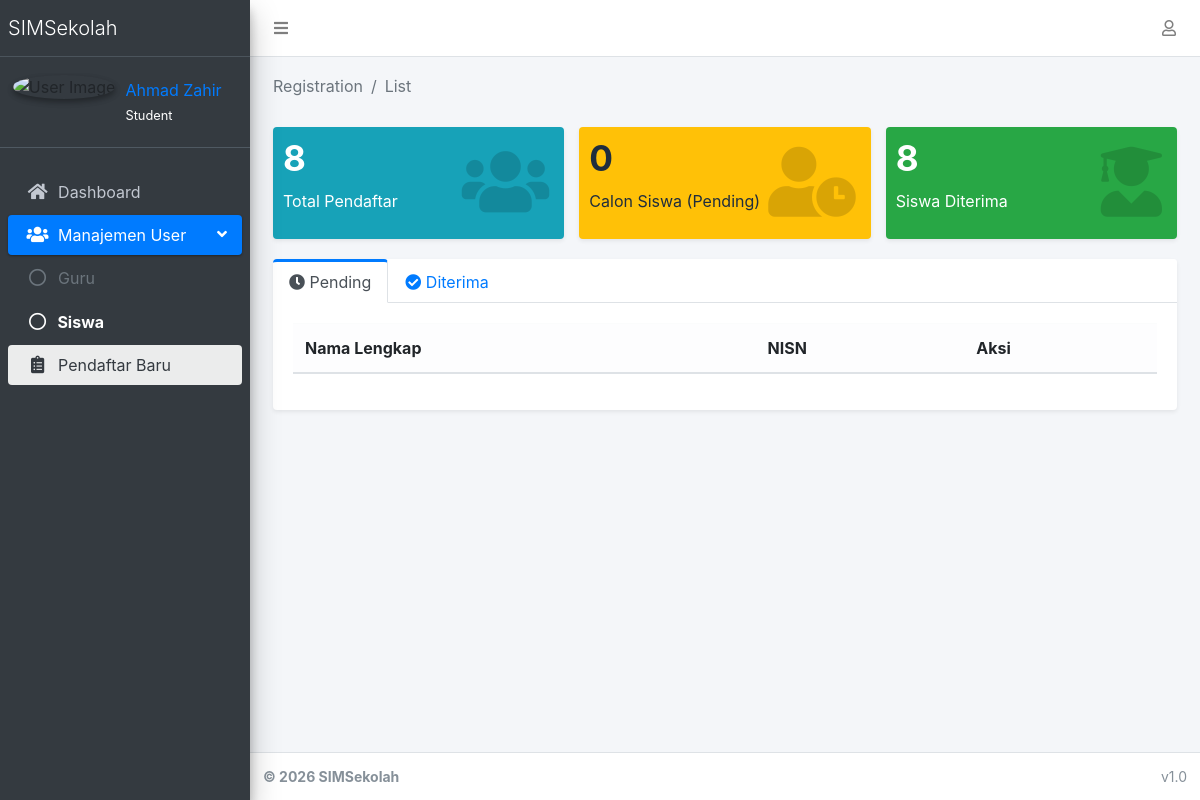
The page /students/registrations/ (signed in) on the database as committed earlier.
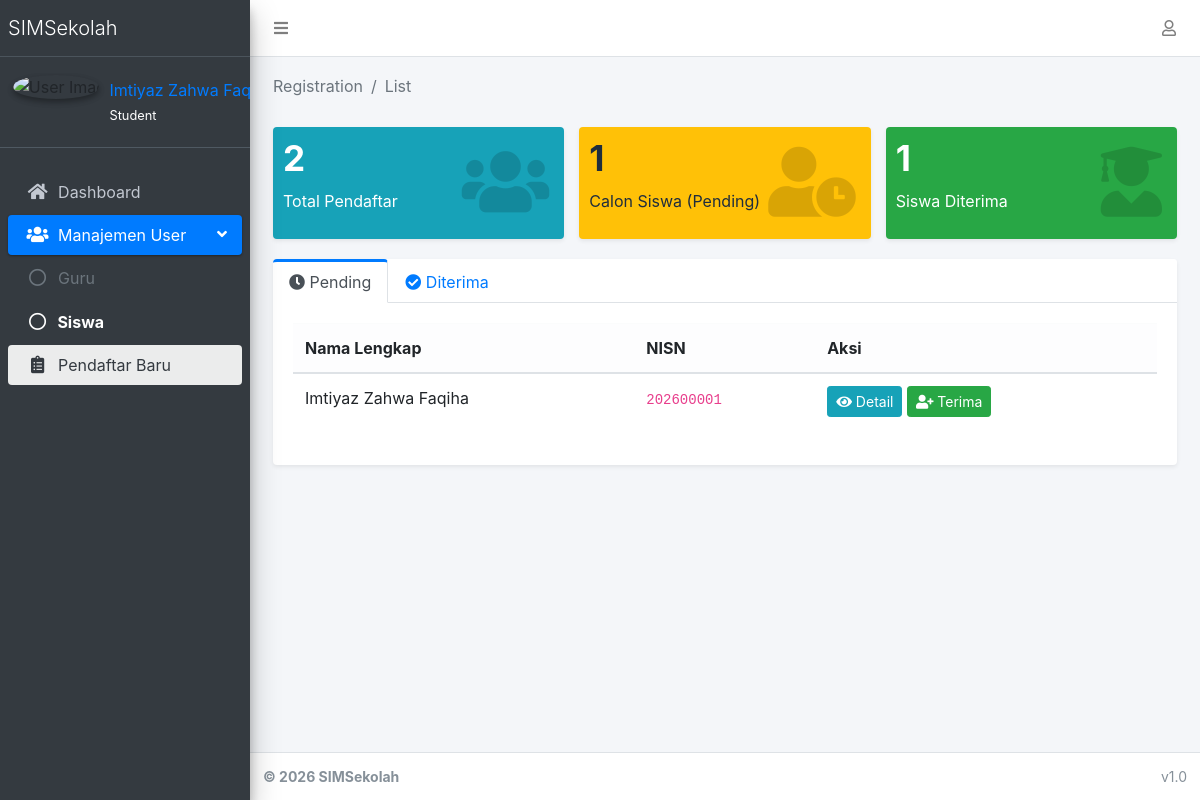
The same page on the database as committed later.
### apps/accounts/models.py (models this page shows, shortened)
class UserProfile(models.Model):
    GENDER_CHOICES = (
        ('L', 'Laki-laki'),
        ('P', 'Perempuan'),
    )
    user = models.OneToOneField(User, on_delete=models.CASCADE)
    nama_lengkap = models.CharField(max_length=150, blank=True)
    nik = models.CharField(max_length=16, blank=True)
    jenis_kelamin = models.CharField(max_length=1, choices=GENDER_CHOICES, blank=True)
    tempat_lahir = models.CharField(max_length=100, blank=True)
    tanggal_lahir = models.DateField(null=True, blank=True)
    nama_ibu_kandung = models.CharField(max_length=150, blank=True)
    nama_sekolah = models.CharField(max_length=200, blank=True)
    npsn = models.CharField(max_length=20, blank=True)
    alamat_sekolah = models.TextField(blank=True)
    email_unit_kerja = models.EmailField(blank=True)
    alamat_rumah = models.TextField(blank=True)
    no_hp = models.CharField(max_length=20, blank=True)
    email_pribadi = models.EmailField(blank=True)
    pendidikan_terakhir = models.CharField(max_length=100, blank=True)
    jurusan = models.CharField(max_length=100, blank=True)
    gelar = models.CharField(max_length=50, blank=True)
    scan_ktp = models.FileField(upload_to='documents/ktp/', blank=True, null=True)
    scan_kk = models.FileField(upload_to='documents/kk/', blank=True, null=True)
    scan_sk = models.FileField(upload_to='documents/sk/', blank=True, null=True)

class User(AbstractUser):
    role = models.CharField(
        max_length=20,
        choices=(
            ('admin', 'Admin'),
            ('operator', 'Operator'),
            ('teacher', 'Teacher'),
            ('student', 'Student'),
        ),
        default='student'
    )

### apps/students/models.py (models this page shows, shortened)
class Registration(models.Model):
    GENDER_CHOICES = [
        ('L', 'Laki-laki'),
        ('P', 'Perempuan'),
    ]
    STATUS_CHOICES = [
        ('pending', 'Pending'),
        ('accepted', 'Diterima'),
        ('rejected', 'Ditolak'),
    ]
    full_name = models.CharField(max_length=200)
    gender = models.CharField(max_length=1, choices=GENDER_CHOICES)
    nisn = models.CharField(max_length=20)
    nik = models.CharField(max_length=20)
    tempat_lahir = models.CharField(max_length=25)
    birth_date = models.DateField()
    email = models.EmailField()
    no_registrasi = models.CharField(max_length=20, unique=True, editable=False, blank=True)
    nama_ibu_kandung = models.CharField(max_length=150, blank=True, null=True)
    foto = models.ImageField(upload_to='photos/registration/', null=True, blank=True)
    ijazah = models.FileField(upload_to='documents/ijazah/', null=True, blank=True)
    phone_number = models.CharField(max_length=20)
    address = models.TextField()
    asal_sekolah = models.TextField()
    registration_date = models.DateTimeField(auto_now_add=True)
    status = models.CharField(max_length=10, choices=STATUS_CHOICES, default='pending')

### apps/students/views.py (the view)
# urls.py: path('registrations/', views.registration_list, name='registration_list'),
def registration_list(request):
    registrations = Registration.objects.all().order_by('-id')
    stats = {
        'total': registrations.count(),
        'pending': registrations.filter(status='pending').count(),
        'accepted': registrations.filter(status='accepted').count(),
    }
    return render(request, 'dashboard/students/registration_list.html', {
        'registrations': registrations,
        'stats': stats,
        'title': 'Permohonan Pendaftaran Baru'
    })

### apps/accounts/templatetags/account_tags.py (called while the page is built)
@register.inclusion_tag('accounts/partials/user_info.html', takes_context=True)
def user_profile_info(context):
    request = context['request']
    user = request.user
    return {
        'profile': user.userprofile if user.is_authenticated else None,
        'user': user
    }

### apps/core/context_processors.py (called while the page is built)
def theme(request):
    return {
        "THEME": settings.THEME
    }

def breadcrumbs(request):
    breadcrumbs = []
    if request.resolver_match:
        url_name = request.resolver_match.url_name
        if url_name:
            parts = url_name.split("_")
            for part in parts:
                breadcrumbs.append({
                    "name": part.capitalize(),
                    "url": ""
                })
    return {
        "breadcrumbs": breadcrumbs
    }

### templates/dashboard/students/registration_list.html (shortened to what this page needs)
{% extends 'dashboard/base.html' %}
{% block content %}
<div class="container-fluid py-4">
    <div class="row">
    <div class="col-lg-4 col-6">
        <div class="small-box bg-info shadow-sm">
            <div class="inner">
                <h3>{{ stats.total }}</h3>
                <p>Total Pendaftar</p>
            </div>
            <div class="icon"><i class="fas fa-users"></i></div>
        </div>
    </div>
    <div class="col-lg-4 col-6">
        <div class="small-box bg-warning shadow-sm">
            <div class="inner">
                <h3>{{ stats.pending }}</h3>
                <p>Calon Siswa (Pending)</p>
            </div>
            <div class="icon"><i class="fas fa-user-clock"></i></div>
        </div>
    </div>
    <div class="col-lg-4 col-12">
        <div class="small-box bg-success shadow-sm">
            <div class="inner">
                <h3>{{ stats.accepted }}</h3>
                <p>Siswa Diterima</p>
            </div>
            <div class="icon"><i class="fas fa-user-graduate"></i></div>
        </div>
    </div>
</div>
    <div class="card card-primary card-outline card-outline-tabs shadow-sm border-0">
        <div class="card-header p-0 border-bottom-0 bg-white">
            <ul class="nav nav-tabs" id="ppdbTab" role="tablist">
                <li class="nav-item">
                    <a class="nav-link active fw-bold" data-toggle="tab" href="#pending" role="tab">
                        <i class="fas fa-clock me-1"></i> Pending
                    </a>
                </li>
                <li class="nav-item">
                    <a class="nav-link fw-bold" data-toggle="tab" href="#accepted" role="tab">
                        <i class="fas fa-check-circle me-1"></i> Diterima
                    </a>
                </li>
            </ul>
        </div>
        <div class="card-body">
            <div class="tab-content" id="ppdbTabContent">
                <div class="tab-pane fade show active" id="pending" role="tabpanel">
                    <div class="table-responsive">
                        <table class="table table-hover align-middle">
                            <thead class="table-light">
                                <tr>
                                    <th>Nama Lengkap</th>
                                    <th>NISN</th>
                                    <th class="text-end">Aksi</th>
                                </tr>
                            </thead>
                            <tbody>
                                {% for reg in registrations %}
                                    {% if reg.status == 'pending' %}
                                    <tr>
                                        <td>{{ reg.full_name }}</td>
                                        <td><code>{{ reg.nisn }}</code></td>
                                        <td class="text-end">
                                            <a href="{% url 'students:registration_detail' reg.pk %}" class="btn btn-info btn-sm text-white">
                                                <i class="fas fa-eye"></i> Detail
                                            </a>
                                            <a href="{% url 'students:accept_student' reg.pk %}" class="btn btn-success btn-sm" onclick="return confirm('Terima siswa ini?')">
                                                <i class="fas fa-user-plus"></i> Terima
                                            </a>
                                        </td>
                                    </tr>
                                    {% endif %}
                                {% empty %}
                                    <tr>
                                        <td colspan="3" class="text-center text-muted py-4">Tidak ada data pending.</td>
                                    </tr>
                                {% endfor %}
                            </tbody>
                        </table>
                    </div>
                </div>
            </div> </div> </div> </div>
{% endblock %}

### templates/dashboard/base.html (shortened to what this page needs)
{% load static %}
<!DOCTYPE html>
<html lang="id">
<head>
  <link rel="stylesheet" href="{% static 'adminlte/plugins/fontawesome-free/css/all.min.css' %}">
  <link rel="stylesheet" href="{% static 'adminlte/css/adminlte.min.css' %}">
  <link rel="stylesheet" href="https://cdn.jsdelivr.net/npm/bootstrap-icons@1.11.3/font/bootstrap-icons.min.css">
</head>
<body class="hold-transition sidebar-mini layout-fixed">
<div class="wrapper">
  {% include "admin/partials/navbar.html" %}
  {% include "admin/partials/sidebar.html" %}
  <div class="content-wrapper">
    {% include "admin/partials/breadcrumbs.html" %}
    <section class="content pt-3">
      <div class="container-fluid">
        {% block content %}{% endblock %}
      </div>
    </section>
  </div>
  {% include "admin/partials/footer.html" %}
</div>
</body>
</html>

### templates/admin/partials/navbar.html (shortened to what this page needs)
<nav class="main-header navbar navbar-expand navbar-white navbar-light">
  <ul class="navbar-nav">
    <li class="nav-item">
      <a class="nav-link" data-widget="pushmenu" href="#" role="button">
        <i class="fas fa-bars"></i>
      </a>
    </li>
  </ul>
  <ul class="navbar-nav ml-auto">
   <li class="nav-item dropdown">
  <a class="nav-link" data-toggle="dropdown" href="#">
    <i class="far fa-user"></i>
  </a>
</li>
  </ul>
</nav>

### templates/admin/partials/sidebar.html
<aside class="main-sidebar sidebar-dark-primary elevation-4">
  <a href="{% url 'dashboard' %}" class="brand-link">
    <span class="brand-text font-weight-light">SIMSekolah</span>
  </a>
{% load account_tags %}
{% user_profile_info %}
  <div class="sidebar">
    <nav class="mt-2">
      <ul class="nav nav-pills nav-sidebar flex-column" data-widget="treeview">
        {% if user.is_superuser %}
          {% include "admin/menu/admin_menu.html" %}
        {% elif user.groups.first.name == "Teacher" %}
          {% include "dashboard/teachers/_menu.html" %}
        {% else %}
          {% include "dashboard/students/_menu.html" %}
        {% endif %}
      </ul>
    </nav>
  </div>
</aside>

### apps/accounts/templates/accounts/partials/user_info.html
{% if user.is_authenticated %}
    <div class="user-panel mt-3 pb-3 mb-3 d-flex">
        <div class="image">
            <img src="/static/adminlte/img/user2-160x160.jpg" class="img-circle elevation-2" alt="User Image">
        </div>
        <div class="info">
            <a href="#" class="d-block">{{ profile.nama_lengkap|default:user.username }}</a>
            <small class="text-white">{{ user.role|title }}</small>
        </div>
    </div>
{% endif %}

### templates/dashboard/students/_menu.html
<li class="nav-item">
  <a href="{% url 'dashboard' %}" class="nav-link {% if request.resolver_match.url_name == 'dashboard' %}text-white font-weight-bold{% endif %}">
    <i class="nav-icon fas fa-home"></i>
    <p>Dashboard</p>
  </a>
</li>
<li class="nav-item {% if 'teacher' in request.path or 'student' in request.path %}menu-open{% endif %}">
  <a href="#" class="nav-link {% if 'teacher' in request.path or 'student' in request.path %}active{% endif %}">
    <i class="nav-icon fas fa-users"></i>
    <p>
      Manajemen User
      <i class="right fas fa-angle-left"></i>
    </p>
  </a>
  <ul class="nav nav-treeview">
    <li class="nav-item">
      <a href="{% url 'accounts:teacher_list' %}"
           class="nav-link {% if 'teacher' in request.path %}text-white font-weight-bold{% else %}text-muted{% endif %}">
            <i class="far fa-circle nav-icon"></i>
            <p>Guru</p>
        </a>
    </li>
    <li class="nav-item">
      <a href="#" class="nav-link {% if 'student' in request.path %}text-white font-weight-bold{% endif %}">
        <i class="far fa-circle nav-icon"></i>
        <p>Siswa</p>
      </a>
    </li>
    <li class="nav-item">
    <a href="{% url 'students:registration_list' %}" class="nav-link {% if 'registrations' in request.path %}active{% endif %}">
        <i class="fas fa-clipboard-list nav-icon"></i>
        <p>Pendaftar Baru</p>
    </a>
</li>
  </ul>
</li>

### templates/admin/partials/breadcrumbs.html
<section class="content-header">
    <div class="container-fluid">
        <div class="col-sm-6">
            <ol class="breadcrumb float-sm-left">
              {% for crumb in breadcrumbs %}
                {% if crumb.url %}
                <li class="breadcrumb-item">
                    <a href="{{ crumb.url }}">{{ crumb.name }}</a>
                </li>
                 {% else %}
                <li class="breadcrumb-item active">
                {{ crumb.name }}
                </li>
                {% endif %}
            {% endfor %}
            </ol>
        </div>
    </div>
</section>

### templates/admin/partials/footer.html
<footer class="main-footer text-sm">
  <strong>
    &copy; {% now "Y" %} SIMSekolah
  </strong>
  <div class="float-right d-none d-sm-inline-block">
    v1.0
  </div>
</footer>

Rows that differ between the two databases and show on the page:
changed UserProfile: nama_lengkap "Ahmad Zahir" → "Imtiyaz Zahwa…"
added Registration: full_name "Imtiyaz Zahwa Faqiha", nisn "202600001"
Other text that changed with them:
{{ stats.total }}: "8" → "2"
{{ stats.pending }}: "0" → "1"
{{ stats.accepted }}: "8" → "1"
